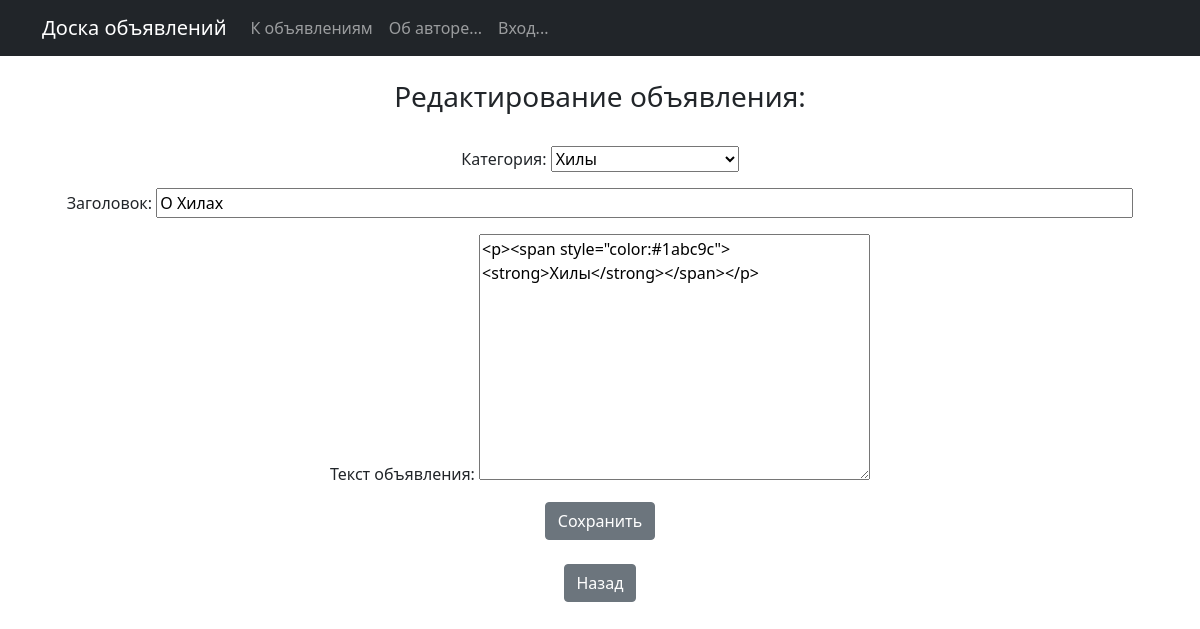
Screenshot of /post/3/edit (signed in) with the database file from the repository.
### board/models.py (models this page shows, shortened)
class Post(models.Model):
    author = models.ForeignKey(User, on_delete=models.CASCADE)
    CATEGORY = (
        ('tanks', 'Танки'),
        ('healers', 'Хилы'),
        ('dd', 'ДД'),
        ('dealers', 'Торговцы'),
        ('gildmasters', 'Гилдмастеры'),
        ('quest_givers', 'Квестгиверы'),
        ('blacksmiths', 'Кузнецы'),
        ('tanners', 'Кожевники'),
        ('potions_makers', 'Зельевары'),
        ('spell_masters', 'Мастера заклинаний')
    )
    category = models.CharField(max_length=15, choices=CATEGORY, verbose_name='Категория...')
    dateCreation = models.DateTimeField(auto_now_add=True)
    title = models.CharField(max_length=256, verbose_name='Названик...')
    text = RichTextField()

### board/views.py (the view, shortened to what this page needs)
# urls.py: path('post/<int:pk>/edit', EditPost.as_view()),
class EditPost(PermissionRequiredMixin, UpdateView):
    permission_required = 'board.change_post'
    template_name = 'edit_post.html'
    form_class = PostForm
    success_url = '/create/'
    def dispatch(self, request, *args, **kwargs):
        author = Post.objects.get(pk=self.kwargs.get('pk')).author.username
        if self.request.user.username == 'admin' or self.request.user.username == author:
            return super().dispatch(request, *args, **kwargs)
        else:
            return HttpResponse("Редактировать объявление может только его автор")
    def get_object(self, **kwargs):
        id = self.kwargs.get('pk')
        return Post.objects.get(pk=id)

### board/forms.py
class PostForm(forms.ModelForm):
    class Meta:
        model = Post
        widgets = {'title': forms.TextInput(attrs={'size': '100'})}
        fields = ('category', 'title', 'text',)
    def __init__(self, *args, **kwargs):
        super(PostForm, self).__init__(*args, **kwargs)
        self.fields['category'].label = "Категория:"
        self.fields['title'].label = "Заголовок"
        self.fields['text'].label = "Текст объявления:"

### templates/edit_post.html (shortened to what this page needs)
{% extends 'flatpages/default.html' %}
{% load static %}
{% block content %}
    <br>
    <h3>Редактирование объявления:</h3><br>
	<form method="post" enctype="multipart/form-data">
        {{ form.as_p }}
		<input class="btn btn-secondary" type="submit" value="Сохранить">
	</form><br>
    <input type=button value="Назад" class="btn btn-secondary" onClick="javascript:history.go(-1);">
{% endblock content %}

### rows the page displays
Post: category "Хилы", title "О Хилах", text "<p><span style=\"color:#1abc9c\"><strong>Хилы</strong></span></p>"
